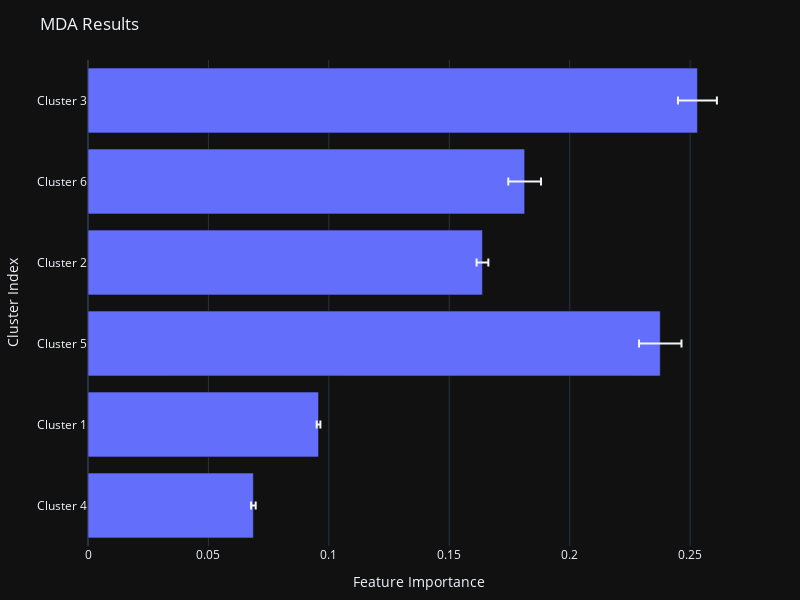

The notebook cell this image was saved under:
### Markdown cell above
# Plot Results

### Code cell
templates.default = "plotly_dark";
PlotlyJS.templates

toSavePlot = plot(
    bar(
        importances,
        x=:Mean,
        y=:ClusterIndex,
        error_x=attr(type="data", array=:StandardDeviation, visible=true),
        orientation="h",),
    PlotlyJS.Layout(
        title="MDA Results",
        width=800, height=600,
        xaxis_title="Feature Importance",
        yaxis_title="Cluster Index",
    )
)

### Figure 1 — Plotly figure (JSON) as saved in the notebook; plotly's stock layout.template omitted (floating-point values rounded to 4 significant figures)
{"data": [{"error_x": {"array": [0.0009621, 0.0007706, 0.008809, 0.002438, 0.006791, 0.008084], "type": "data", "visible": true}, "orientation": "h", "type": "bar", "x": [0.06866, 0.09571, 0.2376, 0.1638, 0.1813, 0.253], "y": ["Cluster 4", "Cluster 1", "Cluster 5", "Cluster 2", "Cluster 6", "Cluster 3"]}], "layout": {"height": 600, "margin": {"b": 50, "l": 50, "r": 50, "t": 60}, "title": "MDA Results", "width": 800, "xaxis": {"title": {"text": "Feature Importance"}}, "yaxis": {"title": {"text": "Cluster Index"}}}}
